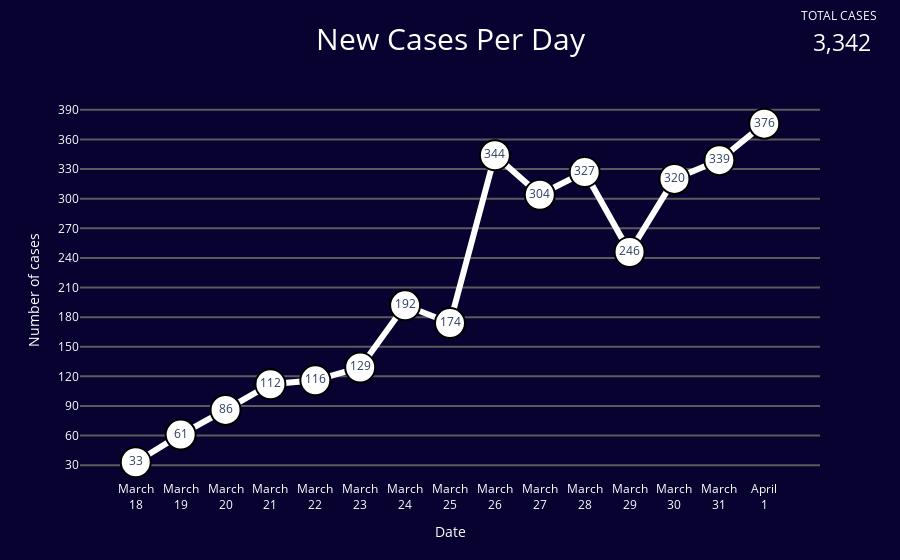

Here is the notebook cell this chart was saved with:
### Code cell
dates[-1] = 'April<br>1'
labels = dict(date="Date", cases="Number of cases")
markers = dict(size=30, line=dict(width=2, color='black'), color='white')
title = dict(text='New Cases Per Day', font=dict(color='white', size=30))
yaxis = dict(tickmode='linear', tick0=30, dtick=30)

df = pd.DataFrame({'cases': cases, 'date': dates})

fig = px.line(df, y='cases', x='date', text='cases', markers=True, labels=labels, title="New Cases Per Day")

fig.update_xaxes(showgrid=False, color='white', tickangle=0)
fig.update_yaxes(color='white', gridcolor='#5c5a5c', gridwidth=2, range=[15, 400])
fig.update_traces(marker=markers, line_color='white', line_width=6)
fig.update_layout(title=title,
                  title_x=0.5,
                  paper_bgcolor='#070230',
                  plot_bgcolor='#070230',
                  yaxis=yaxis,
                  xaxis_type='category')
fig.add_annotation(text='TOTAL CASES', 
                    align='right',
                    showarrow=False,
                    font=dict(color='white', size=12),
                    xref='paper',
                    yref='paper',
                    x=1.08,
                    y=1.25)
fig.add_annotation(text='3,342', 
                    align='right',
                    showarrow=False,
                    font=dict(color='white', size=23),
                    xref='paper',
                    yref='paper',
                    x=1.071,
                    y=1.2)

fig.show()
plt.savefig('covid.png')

### Figure 1 — Plotly figure (JSON) as saved in the notebook; plotly's stock layout.template omitted (floating-point values rounded to 4 significant figures)
{"data": [{"hovertemplate": "Date=%{x}<br>Number of cases=%{text}<extra></extra>", "legendgroup": "", "line": {"color": "white", "dash": "solid", "width": 6}, "marker": {"color": "white", "line": {"color": "black", "width": 2}, "size": 30, "symbol": "circle"}, "mode": "lines+markers+text", "name": "", "orientation": "v", "showlegend": false, "text": [33, 61, 86, 112, 116, 129, 192, 174, 344, 304, 327, 246, 320, 339, 376], "type": "scatter", "x": ["March<br>18", "March<br>19", "March<br>20", "March<br>21", "March<br>22", "March<br>23", "March<br>24", "March<br>25", "March<br>26", "March<br>27", "March<br>28", "March<br>29", "March<br>30", "March<br>31", "April<br>1"], "xaxis": "x", "y": [33, 61, 86, 112, 116, 129, 192, 174, 344, 304, 327, 246, 320, 339, 376], "yaxis": "y"}], "layout": {"annotations": [{"align": "right", "font": {"color": "white", "size": 12}, "showarrow": false, "text": "TOTAL CASES", "x": 1.08, "xref": "paper", "y": 1.25, "yref": "paper"}, {"align": "right", "font": {"color": "white", "size": 23}, "showarrow": false, "text": "3,342", "x": 1.071, "xref": "paper", "y": 1.2, "yref": "paper"}], "autosize": true, "legend": {"tracegroupgap": 0}, "paper_bgcolor": "#070230", "plot_bgcolor": "#070230", "title": {"font": {"color": "white", "size": 30}, "text": "New Cases Per Day", "x": 0.5}, "xaxis": {"anchor": "y", "autorange": true, "color": "white", "domain": [0, 1], "range": [-1.288, 15.29], "showgrid": false, "tickangle": 0, "title": {"text": "Date"}, "type": "category"}, "yaxis": {"anchor": "x", "color": "white", "domain": [0, 1], "dtick": 30, "gridcolor": "#5c5a5c", "gridwidth": 2, "range": [15, 400], "tick0": 30, "tickmode": "linear", "title": {"text": "Number of cases"}, "type": "linear"}}}
